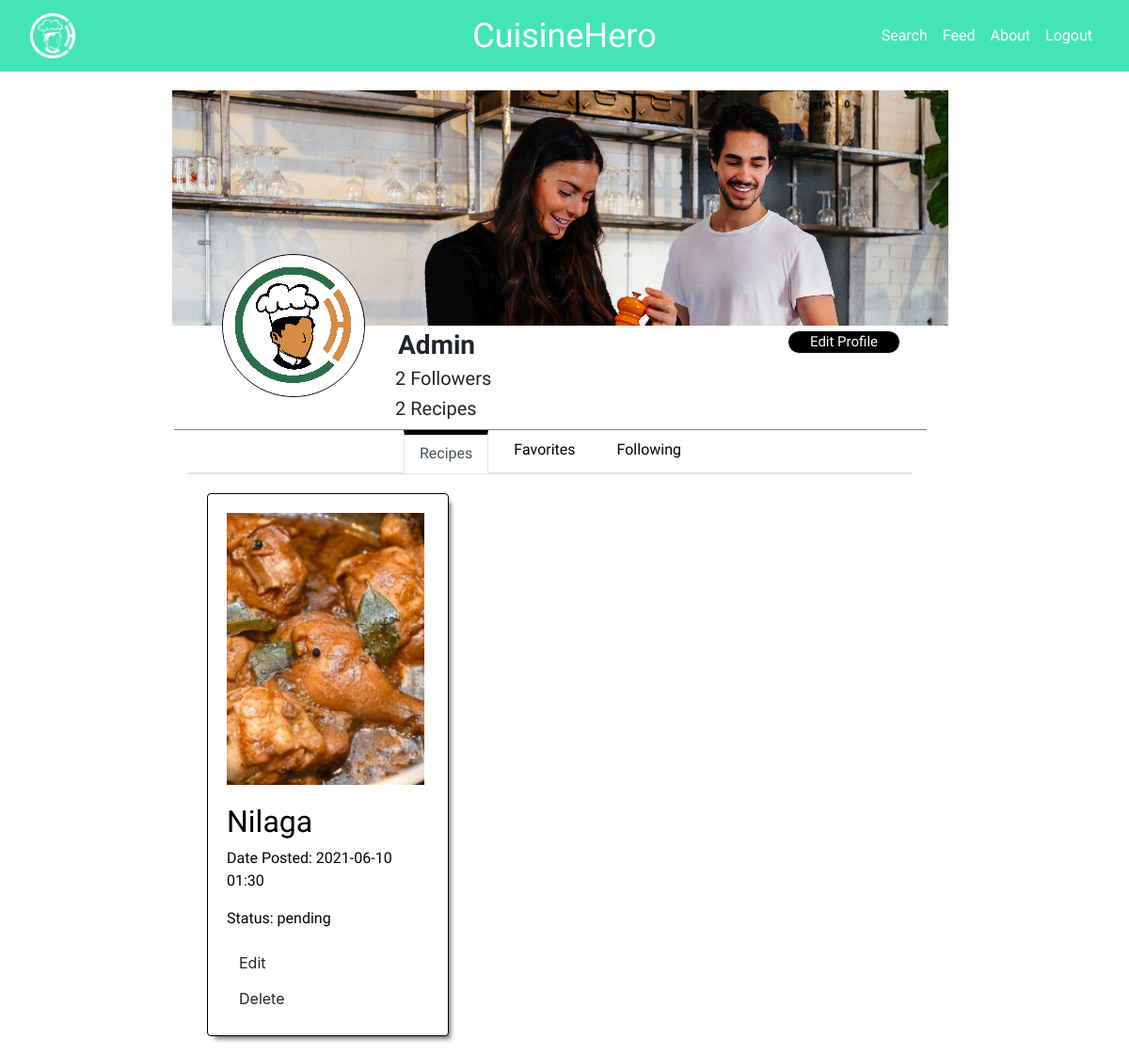
The page /Profile/profile.php (signed in) on the database its author committed.
### tables this page shows
CREATE TABLE `acc` (
  `id` int(6) NOT NULL,
  `firstname` varchar(30) NOT NULL,
  `lastname` varchar(30) NOT NULL,
  `email` varchar(30) NOT NULL,
  `pass` varchar(30) NOT NULL,
  `banner` varchar(100) DEFAULT NULL,
  `dispic` varchar(100) NOT NULL,
  `bio` text NOT NULL,
  `followno` int(10) NOT NULL,
  `recpno` int(10) NOT NULL,
  `role` varchar(10) NOT NULL DEFAULT 'user'
);

CREATE TABLE `recipe_images` (
  `id` int(20) NOT NULL,
  `food_img` varchar(30) NOT NULL,
  `food_id` int(11) NOT NULL,
  `author` varchar(30) NOT NULL
);

CREATE TABLE `food` (
  `id` int(11) NOT NULL,
  `food_id` int(11) NOT NULL,
  `author` varchar(50) NOT NULL,
  `food_name` varchar(30) NOT NULL,
  `cook_time` varchar(15) NOT NULL,
  `prep_time` varchar(15) NOT NULL,
  `servings` varchar(30) NOT NULL,
  `video_link` tinytext DEFAULT NULL,
  `proced` text NOT NULL,
  `nutri_info` text DEFAULT NULL,
  `likes` int(10) NOT NULL,
  `status` varchar(10) NOT NULL DEFAULT 'pending',
  `regdate` timestamp NOT NULL DEFAULT current_timestamp(),
  `price` decimal(10,2) DEFAULT NULL
);

### Profile/recipe.php (the view, shortened to what this page needs)
<?php
include '../DB/cred.php';
$email = isset($_SESSION['email']) ? $_SESSION['email'] : null;
$con = mysqli_connect($server, $username, $password, $dbname);
$queryf = "SELECT food.*, recipe_images.food_img FROM food JOIN recipe_images ON food.food_id = recipe_images.food_id WHERE food.author = '$email'";
?>
<!DOCTYPE html>
<html lang="en">
<head>
    <link rel="stylesheet" href="https://maxcdn.bootstrapcdn.com/bootstrap/4.5.2/css/bootstrap.min.css">
    <link rel="stylesheet" href="https://cdnjs.cloudflare.com/ajax/libs/croppie/2.6.5/croppie.css">
    <link rel="stylesheet" href="style.css">
</head>
<body>
    <?php
    if ($result = $con->query($queryf)) {
        while ($row = $result->fetch_assoc()) {
            echo '<div class="card col-12 col-md-4">
            <a href="javascript:void(0)" class="link" var="' . $row['food_id'] . '">
                <div class="foodpic recp-tab">';
            $queryImg = "SELECT * FROM recipe_images WHERE food_id=" . $row['food_id'] . "";
            $resultImg = $con->query($queryImg);
            $rowImg = $resultImg->fetch_assoc();
            echo '<img class="img-fluid" src="../Ingredients/Images/' . $rowImg['food_img'] . '">
                </div>
                <div class="foodlabel">
                    <h2>' . $row['food_name'] . '</h2>
                    <p>Date Posted: ' . substr($row['regdate'], 0, 16) . '</p>';
            echo '<p>Status: ' . $row['status'] . '</p>';
            echo '</div>
            </a>
            <div class="buttons">
                    <input type="hidden" name="food_id" value="' . $row['food_id'] . '">
                    <button class="btn" data-toggle= "modal" data-target="#editModal' . $row['food_id'] . '">Edit</button>
                    <input type="hidden" name="food_id" value="' . $row['food_id'] . '">
                    <button class="btn options delete-button" data-toggle="modal" data-target="#deleteModal' . $row['food_id'] . '">Delete</button>
            </div>
        </div>';
        }
    }
    ?>
</body>
</html>

### Profile/profile.php (shortened to what this page needs)
<?php
if (isset($_SESSION['firstname']) && isset($_SESSION['email'])) {
?>
    <!DOCTYPE html>
    <html lang="en">
    <head>
        <link rel="stylesheet" href="https://maxcdn.bootstrapcdn.com/bootstrap/4.5.2/css/bootstrap.min.css">
        <link rel="stylesheet" href="https://cdnjs.cloudflare.com/ajax/libs/croppie/2.6.5/croppie.css">
        <link rel="stylesheet" href="style.css">
    </head>
    <header>
        <nav class="navbar navbar-expand-md" id="banner">
            <div class="container-fluid" id="banner1">
                <a class="navbar-brand" href="#"><img src="../Images\logo white.png"></a>
                <div class="collapse navbar-collapse" id="collapsibleNavbar">
                    <ul class="navbar-nav ml-auto">
                        <li class="nav-item">
                            <a class="nav-link" href="../Search/search.php">Search</a>
                        </li>
                        <li class="nav-item">
                            <a class="nav-link" id="Feed" href="../feed.php">Feed</a>
                        </li>
                        <li class="nav-item">
                            <a class="nav-link" href="../about.php">About</a>
                        </li>
                        <li class="nav-item">
                            <a class="nav-link" href="../DB/Logout.php">Logout</a>
                        </li>
                    </ul>
                </div>
                <p class="navbar-center d-none d-md-block d-lg-block d-xl-block" id="navtext">CuisineHero</p>
        </nav>
    </header><br><br><br><br>
    <body>
        <?php include 'prof1.php' ?>
        <div class="row">
            <div class="col-12 Editbtn">
                <button type="button" class="btn" data-toggle="modal" data-target="#EditProf" id="Edit">
                    <div>Edit Profile</div>
                </button>
            </div>
        </div>
        <div class="container-fluid spacing" id="hey">
            <div class="row">
                <div class="col-12 text-center" id="buffer">
                    <ul class="nav nav-tabs justify-content-center" role="tablist">
                        <li class="nav-item tab1 d-none d-md-block">
                            <a class="nav-link active" data-toggle="tab" href="#recp">Recipes</a>
                        </li>
                        <li class="nav-item tab1 d-none d-md-block">
                            <a class="nav-link" data-toggle="tab" href="#fav">Favorites</a>
                        </li>
                        <li class="nav-item tab1 d-none d-md-block">
                            <a class="nav-link" data-toggle="tab" href="#fol">Following</a>
                        </li>
                    </ul>
                    <ul class="nav nav-tabs justify-content-center" role="tablist">
                    </ul>
                </div>
            </div>
            <div class="tab-content">
                <div id="recp" class="container-fluid tab-pane active">
                    <div class="row">
                        <?php include 'recipe.php' ?>
                    </div>
                </div>
            </div>
        </div>
        </div>
        </div>
    </body>
    </html>
<?php
} else {
    header('location:../index.php');
    exit();
}
?>

### Profile/prof1.php
<?php
include '../DB/cred.php';
$email = isset($_SESSION['email'])? $_SESSION['email'] : null;
$con = mysqli_connect($server,$username,$password,$dbname);
$query = "SELECT * FROM acc WHERE email = '$email'";
if ($result = $con->query($query)){
    $row = mysqli_fetch_array($result);
    echo '<div class="container-fluid"><div class="row"><div class="col-12 picban">';
    echo "<img id='picbanner'src='images/".$row['banner']."'>";
    echo '</div>
        <div class="col-12 dispic">';
    echo "<img src='images/".$row['dispic']."'>";
    echo '</div><h3 class="col-12 profile-name">';
    echo ''.$row["firstname"].' '.$row["lastname"].'';
    echo '</h3><div class="row accnos">
        <h5 class="col-6 col-md-12 bud">
        '.$row['followno'].' Followers</h5>
        <h5 class="col-6 col-md-12 recp">
        '.$row['recpno'].' Recipes</h5>
        <div class="biocon col-12"><div id="bio">'.$row["bio"].'</div></div>
        </div>';
}
?>

### Profile/style.css (style rules this page uses)
* { padding: 0; margin: 0; scroll-behavior: smooth; }
#banner { position: fixed; display: flex; flex-direction: row; flex-wrap: wrap; background-color:rgba(12, 221, 158, 0.767); justify-content: space-between; width: 100%; min-height: 8vh; z-index: 1000; align-items: center; margin:auto; top: 0; }
.navbar-center { position: absolute; left: 50%; transform: translatex(-50%); margin-top: 2vh; }
#navtext { font-family: 'Raleway'; font-size: 3vw; color: white; transition: top .6s; }
.nav-link { text-decoration: none; color: white; display: flex; list-style: none; font-family: 'Krub'; }
.navbar-brand img { width: 50px; height: 50px; }
.navbar { position: relative; }
#picbanner { display: block; margin: auto; min-width: 100%; min-height: 100%; width: auto; height: auto; }
.picban { position:absolute; width: 70%; left: 14vw; height: 250px; overflow: hidden; z-index: -1; }
.dispic { width: 52vw; position:absolute; top: 270px; z-index: 0; }
.dispic img { display: block; margin-left: auto; margin-right: auto; border-radius: 500px; border: 1px solid black; z-index: 1; }
.profile-name { display: block; margin: auto; position: absolute; top: 350px; left: 34vw; width: 40vw; }
.recp { text-align: left; }
.accnos { position: absolute; left: 35vw; top: 390px; text-align: left; width: 35vw; }
button.btn#Edit div { position: absolute; transition: ease-in-out 0.5s; left: 71vw; top: 255px; width: 120px; border-radius: 100px; color: white; background-color: black; border: 1px solid white; font-family: 'Raleway'; font-size:15px; }
.spacing { margin-top: 360px; border-top: 1px solid grey; width: 800px; }
.tab1 a.active { border-top: 5px solid black !important; transition: ease-in-out 0.2s; border-radius: 0px; }
.tab1 a { color: black; margin: auto; display: block; }
.tab1 { margin-left: 5px; margin-right: 5px; }
.options { display: block; text-align: left; }
.Editbtn { width: 0; margin: 0; padding: 0; }
.card { transition: 0.5s ease; border: solid black 1px; height: max-content; width: auto; padding:20px; margin-bottom:20px !important; margin: 20px; box-shadow: 5px 6px 5px -3px rgba(0,0,0,0.55); -webkit-box-shadow: 5px 6px 5px -3px rgba(0,0,0,0.55); -moz-box-shadow: 5px 6px 5px -3px rgba(0,0,0,0.55); cursor: pointer; }
.biocon { position: absolute; left: 12vw; width: 50vw; height: 55px; overflow: hidden; }
.foodpic { margin-top:-50px; margin-bottom:20px; width:210px; height: auto; overflow: hidden; }
.foodpic img { max-width:100%; max-height:100%; }
.foodpic.recp-tab { margin-top: 0px; }
.foodlabel { font-family: 'Raleway'; }
.card a:link,.card a:visited,.card a:hover,.card a:active { text-decoration: none; color: black; }
.nav.nav-tabs.justify-content-center { z-index: 1; }
.accnos { font-family: 'Raleway'; }
.profile-name { font-family: 'Raleway'; font-weight: bold; }

### rows shown on the page
acc: banner (picture), dispic (picture), firstname "Admin", followno "2", recpno "2"
recipe_images: food_img (picture), food.food_name "Nilaga", food.regdate "2021-06-10 01:30", food.status "pending"
